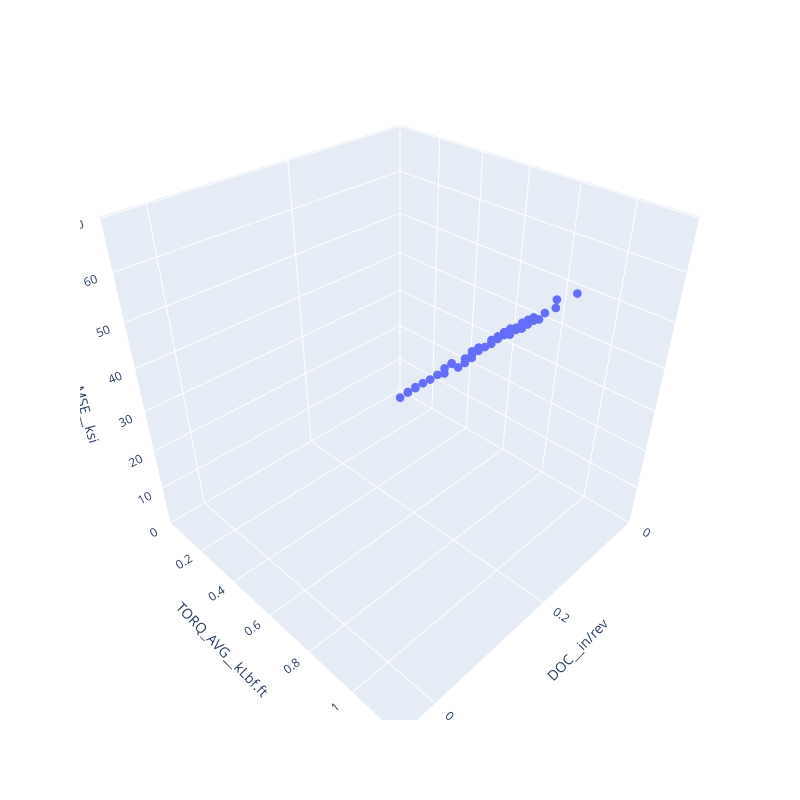

The cell this chart's notebook holds for it:
### Code cell
plot_3d_scatter(df, 'DOC__in/rev', 'TORQ_AVG__kLbf.ft', 'MSE__ksi')

### Figure 1 — Plotly figure (JSON) as saved in the notebook; plotly's stock layout.template omitted (floating-point values rounded to 4 significant figures; data arrays with more than 128 entries replaced by an {"elided": "..."} marker saying what was removed)
{"data": [{"hovertemplate": "DOC__in/rev=%{x}<br>TORQ_AVG__kLbf.ft=%{y}<br>MSE__ksi=%{z}<extra></extra>", "legendgroup": "", "marker": {"color": "#636efa", "size": 3, "symbol": "circle"}, "mode": "markers", "name": "", "scene": "scene", "showlegend": false, "type": "scatter3d", "x": {"elided": "138 float values"}, "y": {"elided": "138 int values"}, "z": {"elided": "138 float values"}}], "layout": {"height": 800, "legend": {"tracegroupgap": 0}, "margin": {"t": 60}, "scene": {"domain": {"x": [0, 1], "y": [0, 1]}, "xaxis": {"range": [0, 0.456], "title": {"text": "DOC__in/rev"}}, "yaxis": {"range": [0, 1.2], "title": {"text": "TORQ_AVG__kLbf.ft"}}, "zaxis": {"range": [0, 70.25], "title": {"text": "MSE__ksi"}}}, "width": 800}}
